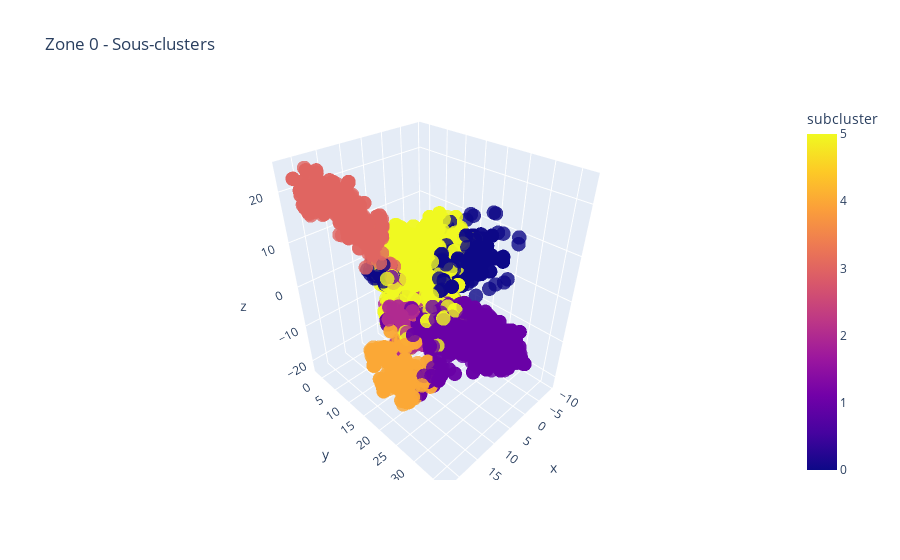
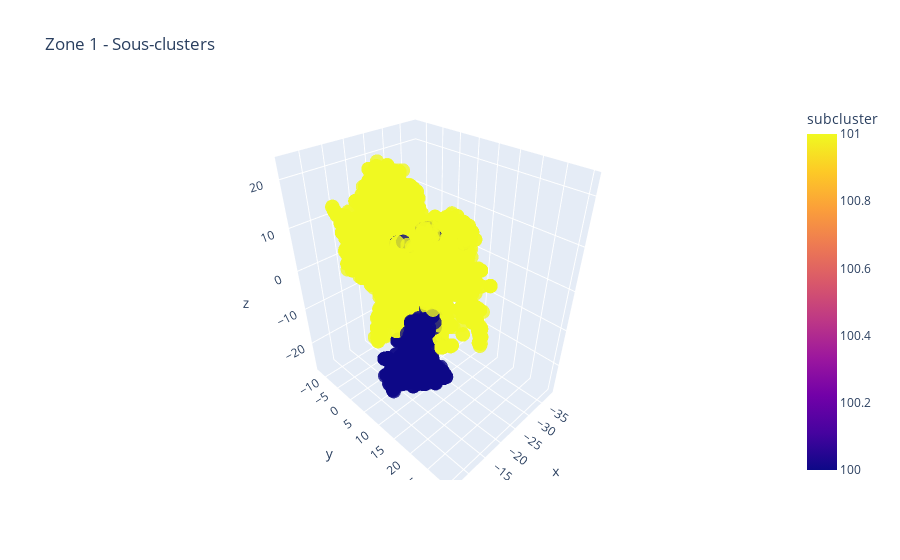
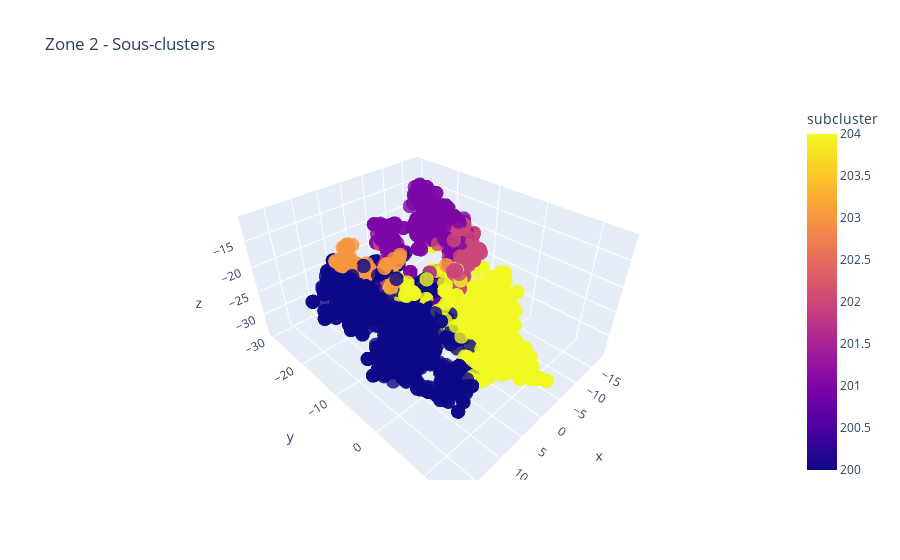
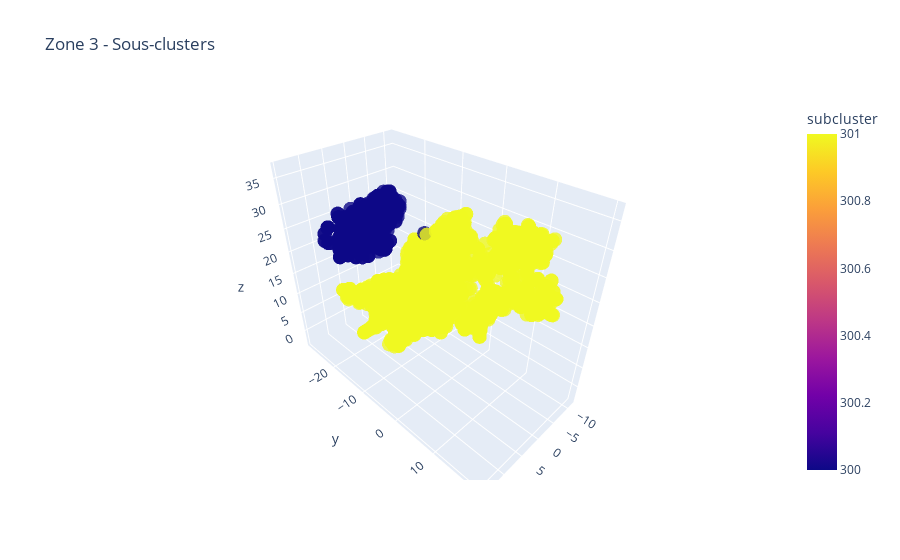

The notebook cell these images were saved under, in order:
### Code cell
for zone in sorted(df_plot["zone_id"].unique()):
    df_zone = df_plot[df_plot["zone_id"] == zone]
    
    fig = px.scatter_3d(
        df_zone, x="x", y="y", z="z",
        color="subcluster",
        hover_data=["deck_id", "subcluster"],
        title=f"Zone {zone} - Sous-clusters"
    )
    fig.update_traces(marker=dict(size=5, opacity=0.8))
    fig.show()

### Figure 1 — Plotly figure (JSON) as saved in the notebook; plotly's stock layout.template omitted (floating-point values rounded to 4 significant figures; data arrays with more than 128 entries replaced by an {"elided": "..."} marker saying what was removed)
{"data": [{"customdata": {"elided": "3798x2 int values"}, "hovertemplate": "x=%{x}<br>y=%{y}<br>z=%{z}<br>deck_id=%{customdata[0]}<br>subcluster=%{marker.color}<extra></extra>", "legendgroup": "", "marker": {"color": {"elided": "3798 int values"}, "coloraxis": "coloraxis", "opacity": 0.8, "size": 5, "symbol": "circle"}, "mode": "markers", "name": "", "scene": "scene", "showlegend": false, "type": "scatter3d", "x": {"elided": "3798 float values"}, "y": {"elided": "3798 float values"}, "z": {"elided": "3798 float values"}}], "layout": {"coloraxis": {"colorbar": {"title": {"text": "subcluster"}}, "colorscale": [[0, "#0d0887"], [0.1111, "#46039f"], [0.2222, "#7201a8"], [0.3333, "#9c179e"], [0.4444, "#bd3786"], [0.5556, "#d8576b"], [0.6667, "#ed7953"], [0.7778, "#fb9f3a"], [0.8889, "#fdca26"], [1, "#f0f921"]]}, "legend": {"tracegroupgap": 0}, "scene": {"domain": {"x": [0, 1], "y": [0, 1]}, "xaxis": {"title": {"text": "x"}}, "yaxis": {"title": {"text": "y"}}, "zaxis": {"title": {"text": "z"}}}, "title": {"text": "Zone 0 - Sous-clusters"}}}

### Figure 2 — Plotly figure (JSON) as saved in the notebook; plotly's stock layout.template omitted (floating-point values rounded to 4 significant figures; data arrays with more than 128 entries replaced by an {"elided": "..."} marker saying what was removed)
{"data": [{"customdata": {"elided": "4482x2 int values"}, "hovertemplate": "x=%{x}<br>y=%{y}<br>z=%{z}<br>deck_id=%{customdata[0]}<br>subcluster=%{marker.color}<extra></extra>", "legendgroup": "", "marker": {"color": {"elided": "4482 int values"}, "coloraxis": "coloraxis", "opacity": 0.8, "size": 5, "symbol": "circle"}, "mode": "markers", "name": "", "scene": "scene", "showlegend": false, "type": "scatter3d", "x": {"elided": "4482 float values"}, "y": {"elided": "4482 float values"}, "z": {"elided": "4482 float values"}}], "layout": {"coloraxis": {"colorbar": {"title": {"text": "subcluster"}}, "colorscale": [[0, "#0d0887"], [0.1111, "#46039f"], [0.2222, "#7201a8"], [0.3333, "#9c179e"], [0.4444, "#bd3786"], [0.5556, "#d8576b"], [0.6667, "#ed7953"], [0.7778, "#fb9f3a"], [0.8889, "#fdca26"], [1, "#f0f921"]]}, "legend": {"tracegroupgap": 0}, "scene": {"domain": {"x": [0, 1], "y": [0, 1]}, "xaxis": {"title": {"text": "x"}}, "yaxis": {"title": {"text": "y"}}, "zaxis": {"title": {"text": "z"}}}, "title": {"text": "Zone 1 - Sous-clusters"}}}

### Figure 3 — Plotly figure (JSON) as saved in the notebook; plotly's stock layout.template omitted (floating-point values rounded to 4 significant figures; data arrays with more than 128 entries replaced by an {"elided": "..."} marker saying what was removed)
{"data": [{"customdata": {"elided": "3031x2 int values"}, "hovertemplate": "x=%{x}<br>y=%{y}<br>z=%{z}<br>deck_id=%{customdata[0]}<br>subcluster=%{marker.color}<extra></extra>", "legendgroup": "", "marker": {"color": {"elided": "3031 int values"}, "coloraxis": "coloraxis", "opacity": 0.8, "size": 5, "symbol": "circle"}, "mode": "markers", "name": "", "scene": "scene", "showlegend": false, "type": "scatter3d", "x": {"elided": "3031 float values"}, "y": {"elided": "3031 float values"}, "z": {"elided": "3031 float values"}}], "layout": {"coloraxis": {"colorbar": {"title": {"text": "subcluster"}}, "colorscale": [[0, "#0d0887"], [0.1111, "#46039f"], [0.2222, "#7201a8"], [0.3333, "#9c179e"], [0.4444, "#bd3786"], [0.5556, "#d8576b"], [0.6667, "#ed7953"], [0.7778, "#fb9f3a"], [0.8889, "#fdca26"], [1, "#f0f921"]]}, "legend": {"tracegroupgap": 0}, "scene": {"domain": {"x": [0, 1], "y": [0, 1]}, "xaxis": {"title": {"text": "x"}}, "yaxis": {"title": {"text": "y"}}, "zaxis": {"title": {"text": "z"}}}, "title": {"text": "Zone 2 - Sous-clusters"}}}

### Figure 4 — Plotly figure (JSON) as saved in the notebook; plotly's stock layout.template omitted (floating-point values rounded to 4 significant figures; data arrays with more than 128 entries replaced by an {"elided": "..."} marker saying what was removed)
{"data": [{"customdata": {"elided": "3107x2 int values"}, "hovertemplate": "x=%{x}<br>y=%{y}<br>z=%{z}<br>deck_id=%{customdata[0]}<br>subcluster=%{marker.color}<extra></extra>", "legendgroup": "", "marker": {"color": {"elided": "3107 int values"}, "coloraxis": "coloraxis", "opacity": 0.8, "size": 5, "symbol": "circle"}, "mode": "markers", "name": "", "scene": "scene", "showlegend": false, "type": "scatter3d", "x": {"elided": "3107 float values"}, "y": {"elided": "3107 float values"}, "z": {"elided": "3107 float values"}}], "layout": {"coloraxis": {"colorbar": {"title": {"text": "subcluster"}}, "colorscale": [[0, "#0d0887"], [0.1111, "#46039f"], [0.2222, "#7201a8"], [0.3333, "#9c179e"], [0.4444, "#bd3786"], [0.5556, "#d8576b"], [0.6667, "#ed7953"], [0.7778, "#fb9f3a"], [0.8889, "#fdca26"], [1, "#f0f921"]]}, "legend": {"tracegroupgap": 0}, "scene": {"domain": {"x": [0, 1], "y": [0, 1]}, "xaxis": {"title": {"text": "x"}}, "yaxis": {"title": {"text": "y"}}, "zaxis": {"title": {"text": "z"}}}, "title": {"text": "Zone 3 - Sous-clusters"}}}
